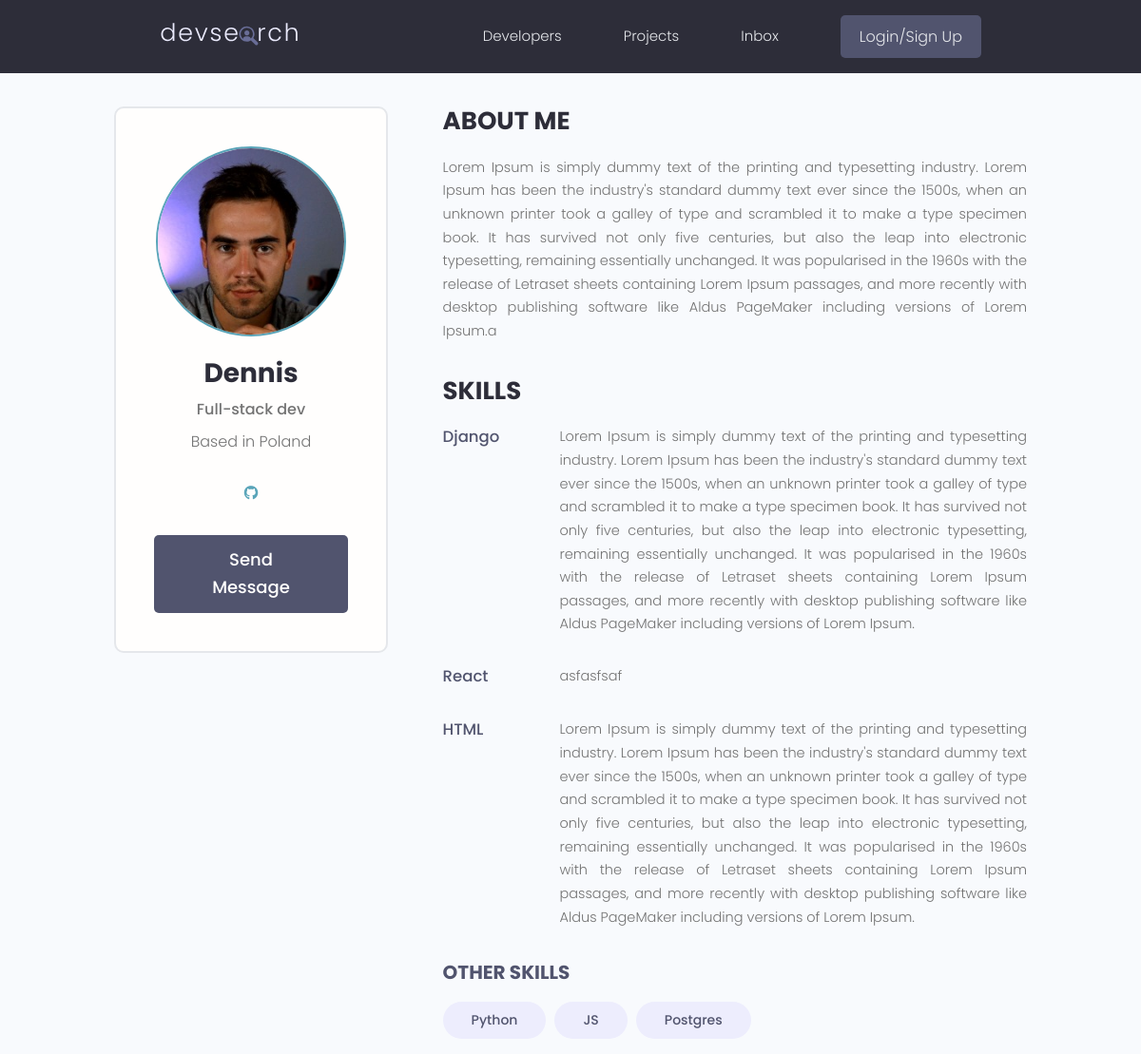
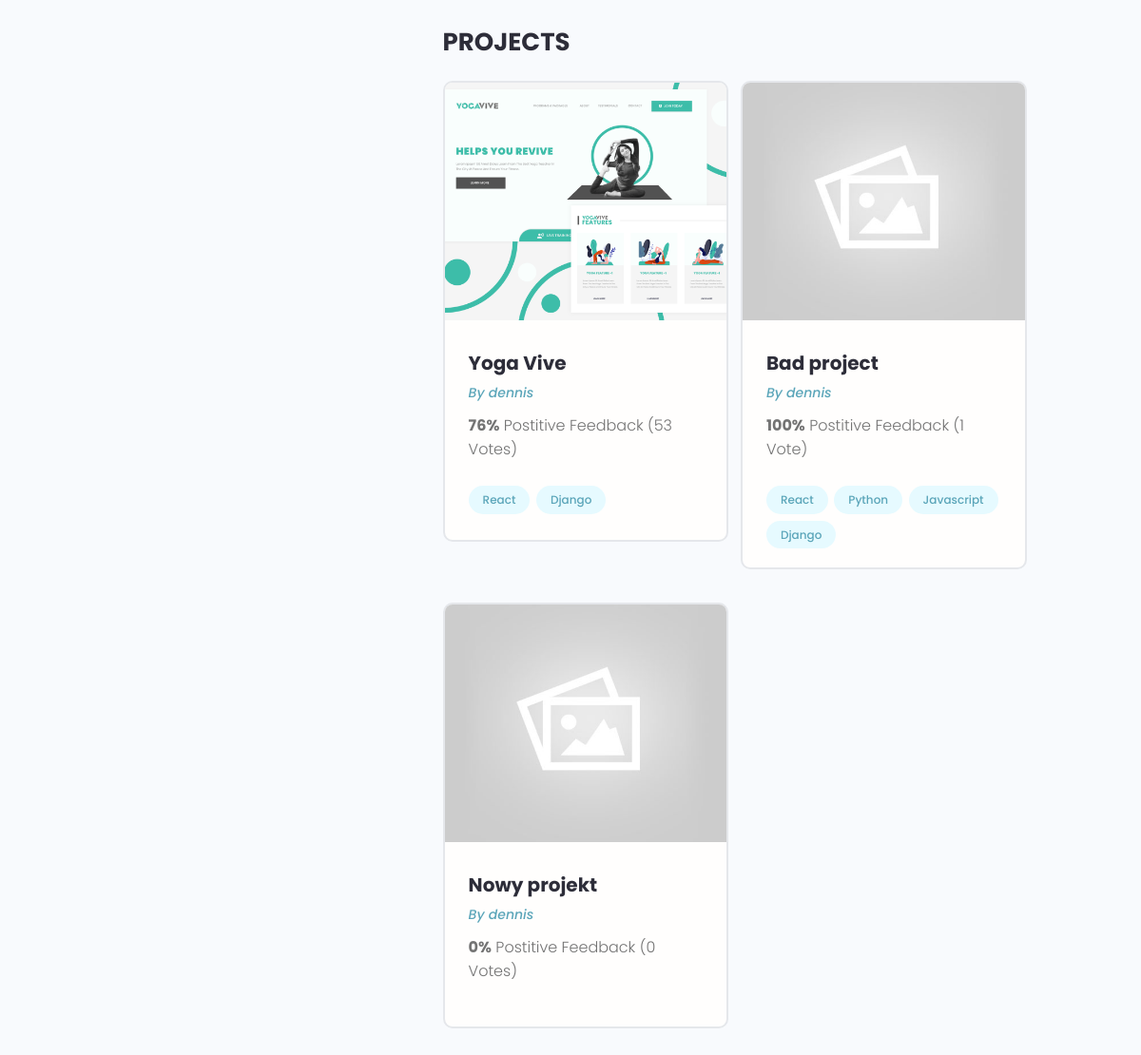
Screenshot of /profile/ea56535a-749f-46c1-9e9e-5821a61784f0/ with the database file from the repository (2 pictures, top to bottom).
### users/models.py (models this page shows, shortened)
class Profile(models.Model):
    user = models.OneToOneField(User, on_delete=models.CASCADE, null=True, blank=True)
    username = models.CharField(max_length=200, blank=True, null=True)
    location = models.CharField(max_length=200, blank=True, null=True)
    name = models.CharField(max_length=200, blank=True, null=True)
    email = models.EmailField(max_length=500, blank=True, null=True)
    short_intro = models.CharField(max_length=200, blank=True, null=True)
    bio = models.TextField(blank=True, null=True)
    profile_image = models.ImageField(null=True, blank=True, upload_to="profiles/", default="/profiles/user-default.png")
    social_github = models.CharField(max_length=200, blank=True, null=True)
    social_twitter = models.CharField(max_length=200, blank=True, null=True)
    social_linkedin = models.CharField(max_length=200, blank=True, null=True)
    social_website = models.CharField(max_length=200, blank=True, null=True)
    created = models.DateTimeField(auto_now_add=True)
    id = models.UUIDField(default=uuid.uuid4, unique=True, primary_key=True, editable=False)
    def __str__(self):
        return str(self.user.username)

class Skill(models.Model):
    owner = models.ForeignKey(Profile, on_delete=models.CASCADE, null=True, blank=True)
    name = models.CharField(max_length=200, blank=True, null=True)
    description = models.TextField(null=True, blank=True)
    created = models.DateTimeField(auto_now_add=True)
    id = models.UUIDField(default=uuid.uuid4, unique=True, primary_key=True, editable=False)

### projects/models.py (models this page shows, shortened)
class Project(models.Model):
    id = models.UUIDField(default=uuid.uuid4, unique=True, primary_key=True, editable=False)
    owner = models.ForeignKey(Profile, null=True, blank=True, on_delete=models.SET_NULL)
    title = models.CharField(max_length=200)
    description = models.TextField(null=True, blank=True)
    demo_link = models.CharField(max_length=2000, null=True, blank=True)
    source_link = models.CharField(max_length=2000, null=True, blank=True)
    created = models.DateTimeField(auto_now_add=True)
    tags = models.ManyToManyField("Tag", blank=True)
    vote_total = models.IntegerField(default=0, null=True, blank=True)
    vote_ratio = models.IntegerField(default=0, null=True, blank=True)
    image = models.ImageField(null=True, blank=True, default="default.jpg")

class Tag(models.Model):
    name = models.CharField(max_length=200)
    created = models.DateTimeField(auto_now_add=True)
    id = models.UUIDField(default=uuid.uuid4, unique=True, primary_key=True, editable=False)
    def __str__(self):
        return self.name

### users/views.py (the view)
# urls.py: path('profile/<str:pk>/', views.userProfile, name="user-profile"),
def userProfile(request, pk):
    profile = Profile.objects.get(id=pk)
    topSkills = profile.skill_set.exclude(description__exact="")
    otherSkills = profile.skill_set.filter(description="")
    context = {'profile' : profile, 'topSkills' : topSkills, 'otherSkills' : otherSkills}
    return render(request, "users/user-profile.html", context)

### users/templates/users/user-profile.html (shortened to what this page needs)
{% extends 'main.html' %}
{% block content %}
<main class="profile my-md">
    <div class="container">
      <div class="layout">
        <div class="column column--1of3">
          <div class="card text-center">
            <div class="card__body dev">
              <img class="avatar avatar--xl" src="{{profile.profile_image.url}}" />
              <h2 class="dev__name">{{profile.name}}</h2>
              <p class="dev__title">{{profile.short_intro}}</p>
              <p class="dev__location">Based in {{profile.location}}</p>
              <ul class="dev__social">
                {% if profile.social_github %}
                <li>
                  <a title="Github" href="{{profile.social_github}}" target="_blank"><i class="fa-brands fa-github"></i></a>
                </li>
                {% endif %}
              </ul>
              <a href="#" class="btn btn--sub btn--lg">Send Message </a>
            </div>
          </div>
        </div>
        <div class="column column--2of3">
          <div class="devInfo">
            <h3 class="devInfo__title">About Me</h3>
            <p class="devInfo__about">
                {{profile.bio}}
            </p>
          </div>
          <div class="devInfo">
            <h3 class="devInfo__title">Skills</h3>
            <div class="devInfo__skills">
                {% for skill in topSkills%}
                <div class="devSkill">
                <h4 class="devSkill__title">{{skill.name}}</h4>
                <p class="devSkill__info">
                {{skill.description}}
                </p>
              </div>
              {% endfor %}
              <h3 class="devInfo__subtitle">Other Skills</h3>
              <div class="devInfo__otherSkills">
                {% for skill in otherSkills%}
                <span class="tag tag--pill tag--sub tag--lg">
                  <small>{{skill.name}}</small>
                </span>
                {% endfor %}
              </div>
            </div>
          </div>
          <div class="devInfo">
            <h3 class="devInfo__title">Projects</h3>
            <div class="grid grid--two">
                {% for project in profile.project_set.all %}
                <div class="column">
                <div class="card project">
                  <a href="{% url 'single-project' project.id %}" class="project">
                    <img class="project__thumbnail" src="{{project.image.url}}" alt="project thumbnail" />
                    <div class="card__body">
                      <h3 class="project__title">{{project.title}}</h3>
                      <p><a class="project__author" href="{% url 'user-profile' project.owner.id %}">By {{project.owner}}</a></p>
                      <p class="project--rating">
                        <span style="font-weight: bold;">{{project.vote_ratio}}%</span> Postitive
                        Feedback ({{project.vote_total}} Vote{{project.vote_total|pluralize}})
                      </p>
                      <div class="project__tags">
                        {% for tag in project.tags.all|slice:"5" %}
                        <span class="tag tag--pill tag--main">
                          <small>{{tag}}</small>
                        </span>
                        {% endfor %}
                      </div>
                    </div>
                  </a>
                </div>
              </div>
              {% endfor %}
            </div>
          </div>
        </div>
      </div>
    </div>
  </main>
{% endblock content %}

### static/styles/app.css (style rules this page uses)
:root { --color-sub: #2d2d39; }
.btn--sub { background-color: var(--color-sub-light); }
.card { border: 2px solid var(--color-light); }
img { width: 100%; }
.profile .card > .dev { padding: 4rem; }
.dev__name { color: var(--color-sub); font-size: 2.8rem; font-weight: 700; margin-top: 1rem; margin-bottom: 0.5rem; }
.dev__title { font-size: 1.6rem; font-weight: 500; line-height: 1.3; }
.dev__location { margin-top: 1rem; }
.dev__social { margin: 3rem 0; list-style: none; display: flex; justify-content: center; gap: 1.5rem; font-size: 1.5rem; }
.devInfo { margin-bottom: 3rem; }
.devInfo__title, .devInfo__subtitle { font-size: 2.6rem; color: var(--color-sub); text-transform: uppercase; font-weight: 700; margin-bottom: 1.5rem; }
.devInfo__subtitle { font-size: 2rem; color: var(--color-sub-light); }
.devInfo__about, .devSkill__info { font-size: 1.45rem; line-height: 1.7; text-align: justify; }
.devSkill { margin-bottom: 3rem; }
.devSkill__title { font-size: 1.65rem; font-weight: 500; color: var(--color-sub-light); }
@media screen and (min-width: 700px) { .devSkill { display: flex; justify-content: space-between; gap: 3rem; } }
@media screen and (min-width: 700px) { .devSkill__info { flex-basis: 80%; } }
.project__author { font-size: 1.4rem; font-style: italic; }
.project--rating { margin-bottom: 1.6em; margin-top: .5em; }
.project__thumbnail { height: 25rem; object-fit: cover; object-position: top center; }
.project__title { font-size: 2rem; font-weight: 700; color: var(--color-sub); }

### static/styles/uikit/styles/modules/_variables.css (style rules this page uses)
:root { --color-main: #5aa5b9; --color-main-light: #e6faff; --color-sub: #3f4156; --color-sub-light: #51546e; --color-sub-lighter: #ededfd; --color-text: #737373; --color-gray: #8b8b8b; --color-light: #e5e7eb; --color-light-gray: #767676; --color-bg: #f8fafd; --color-white: #fffefd; --color-white-light: #f3f3f3; --color-success: #359e64; --color-success-bg: #def8e8; --color-error: #fc4b0b; --color-error-bg: #fff2ee; --font-base: 'Poppins', arial, helvetica, 'Segoe UI', roboto, ubuntu, sans-serif; --font-monospace: 'Fira Code', 'Courier New', courier, monospace; --font-regular: 300; --font-medium: 500; --font-bold: 700; --generic-shadow: 1px 1px 5px #00000010; --generic-transition: all 0.3s ease-in-out; }

### static/styles/uikit/styles/modules/_base.css (style rules this page uses)
* { margin: 0; padding: 0; box-sizing: border-box; text-rendering: optimizeLegibility; color: inherit; font-size: inherit; }
html { font-size: 50%; }
@media only screen and (min-width: 480px) { html { font-size: 56.25%; } }
@media only screen and (min-width: 1200px) { html { font-size: 62.5%; } }
body { line-height: 1.6; font-weight: 400; font-size: 1.5rem; color: var(--color-text); background-color: var(--color-bg); min-height: 100vh; }

### static/styles/uikit/styles/modules/_typography.css (style rules this page uses)
* { font-family: var(--font-base); }
h2 { font-size: 3.6rem; font-weight: var(--font-bold); }
h3 { font-size: 3.2rem; font-weight: var(--font-medium); }
h4 { font-size: 2.8rem; font-weight: var(--font-medium); }
p, span, strong { font-size: 1.6rem; color: var(--color-text); font-weight: var(--font-regular); }
a { padding-bottom: 2px; text-decoration: none; display: inline-block; color: var(--color-main); font-weight: var(--font-medium); }

### static/styles/uikit/styles/modules/_utilities.css (style rules this page uses)
.container { width: 92%; max-width: 165rem; margin: 0 auto; box-sizing: border-box; }
@media screen and (min-width: 1000px) { .container { width: 90%; } }
@media screen and (min-width: 1200px) { .container { width: 80%; } }
.text-center { text-align: center; }
.my-md { margin: 3rem auto; }

### static/styles/uikit/styles/modules/_avatar.css (style rules this page uses)
.avatar { border-radius: 50%; border: 2px solid var(--color-main); object-fit: cover; }
.avatar--xl { height: 20rem; width: 20rem; }

### static/styles/uikit/styles/modules/_button.css (style rules this page uses)
.btn { display: inline-block; position: relative; cursor: pointer; background-color: var(--color-light); font-weight: var(--font-medium); color: var(--color-sub); text-decoration: none; padding: 1rem 2rem; border-radius: 0.5rem; border: none; width: -webkit-fit-content; width: -moz-fit-content; width: fit-content; height: -webkit-fit-content; height: -moz-fit-content; height: fit-content; font-size: 1.6rem; outline-width: 0; outline-color: transparent; -webkit-backface-visibility: hidden; backface-visibility: hidden; transition: all 0.3s ease-in-out; }
.btn--sub { background-color: var(--color-sub); color: var(--color-white); }
.btn--lg { font-size: 1.8rem; padding: 1.2rem 4.5rem; }

### static/styles/uikit/styles/modules/_card.css (style rules this page uses)
.card { border-radius: 1rem; background-color: var(--color-white); border: 1.5px solid var(--color-light); width: auto; height: auto; margin-top: 0.5rem; margin-bottom: 0.5rem; overflow: hidden; }
.card__body, .card__header { padding: 2rem 2.5rem; }

### rows the page displays
Profile: profile_image (picture), name "Dennis", short_intro "Full-stack dev", location "Poland", bio "Lorem Ipsum is simply dummy text of the printing and typesetting industry. Lorem Ipsum has been the industry's standard dummy text ever since the 1500s, when an unknown printer took a galley of type and scrambled it to make a type specimen book. It has survived not only five centuries, but also the leap into electronic typesetting, remaining essentially unchanged. It was popularised in the 1960s with the release of Letraset sheets containing Lorem Ipsum passages, and more recently with desktop publishing software like Aldus PageMaker including versions of Lorem Ipsum.a"
Skill: name "Django", description "Lorem Ipsum is simply dummy text of the printing and typesetting industry. Lorem Ipsum has been the industry's standard dummy text ever since the 1500s, when an unknown printer took a galley of type and scrambled it to make a type specimen book. It has survived not only five centuries, but also the leap into electronic typesetting, remaining essentially unchanged. It was popularised in the 1960s with the release of Letraset sheets containing Lorem Ipsum passages, and more recently with desktop publishing software like Aldus PageMaker including versions of Lorem Ipsum."
Skill: name "React", description "asfasfsaf"
Skill: name "HTML", description "Lorem Ipsum is simply dummy text of the printing and typesetting industry. Lorem Ipsum has been the industry's standard dummy text ever since the 1500s, when an unknown printer took a galley of type and scrambled it to make a type specimen book. It has survived not only five centuries, but also the leap into electronic typesetting, remaining essentially unchanged. It was popularised in the 1960s with the release of Letraset sheets containing Lorem Ipsum passages, and more recently with desktop publishing software like Aldus PageMaker including versions of Lorem Ipsum."
Skill: name "Python"
Skill: name "JS"
Skill: name "Postgres"
Project: image (picture), title "Yoga Vive", owner "dennis", vote_ratio "76", vote_total "53"
Tag: name "React"
Tag: name "Django"
Project: image (placeholder picture), title "Bad project", owner "dennis", vote_ratio "100", vote_total "1"
Tag: name "Python"
Tag: name "Javascript"
Project: image (placeholder picture), title "Nowy projekt", owner "dennis", vote_ratio "0", vote_total "0"
